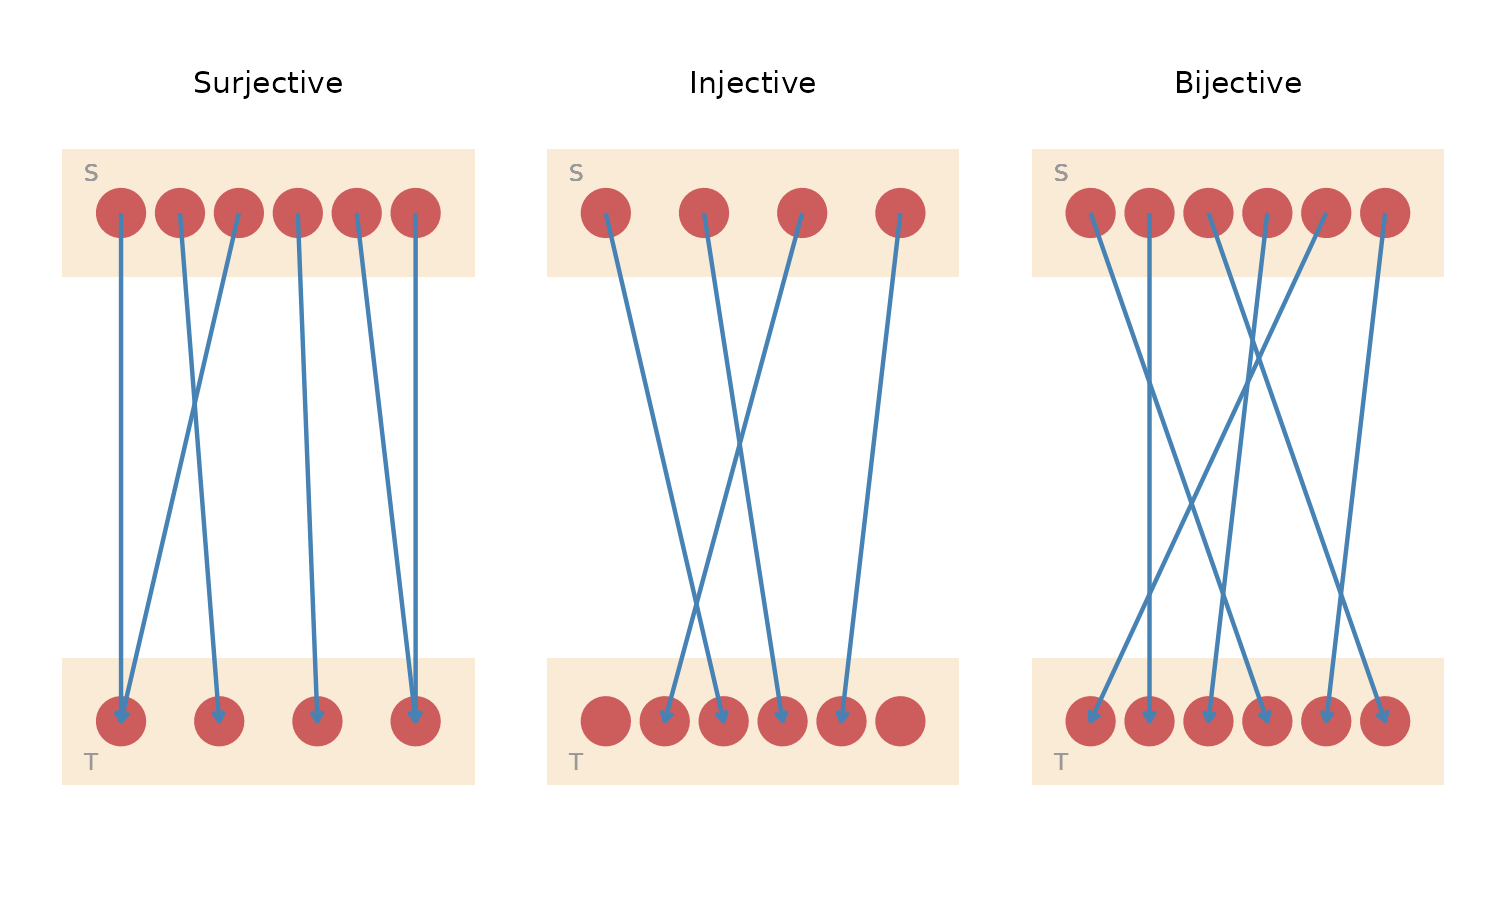

The script that saved this image:
library(ggplot2)
library(patchwork)
source("./figures/defaults.R")

normalize <- function(x) (x - min(x)) / (max(x) - min(x))

plot_function <- function(mapping, codomain_size = NULL) {

  codomain_size <- ifelse(is.null(codomain_size), max(mapping), codomain_size)

  domain <- 1:length(mapping)
  codomain <- 1:codomain_size

  # Center on the same value
  diff <- mean(domain) - mean(codomain)
  domain <- domain - diff / 2
  codomain <- codomain + diff / 2

  domain <- normalize(domain)
  codomain <- normalize(codomain)

  point_data <- data.frame(x = c(domain, codomain),
                           y = rep(c(1, 0), sapply(list(domain, codomain), length)))
  arrow_data <- data.frame(x = domain, xend = codomain[mapping],
                           y = 1, yend = 0)

  h <- 0.25

  ggplot(point_data, aes(x, y)) +
    geom_rect(aes(xmin = -0.2, xmax = 1.2, ymin = 0 - h / 2, ymax = 0 + h / 2),
              fill = "antiquewhite") +
    geom_rect(aes(xmin = -0.2, xmax = 1.2, ymin = 1 - h / 2, ymax = 1 + h / 2),
              fill = "antiquewhite") +
    geom_text(x = -0.1, y = 1.08, label = "S", size = 2, col = "grey60") +
    geom_text(x = -0.1, y = -0.08, label = "T", size = 2, col = "grey60") +
    geom_point(size = 5, col = "indianred") +
    geom_segment(data = arrow_data, aes(x = x, xend = xend, y = y, yend = yend),
                 arrow = arrow(angle = 30, length = unit(0.025, "npc")),
                 col = "steelblue") +
    scale_x_continuous(limits = c(-0.2, 1.2)) +
    scale_y_continuous(limits = c(-0.2, 1.2)) +
    clean_theme +
    theme(panel.border = element_blank(),
          axis.text = element_blank(),
          axis.title = element_blank(),
          plot.title = element_text(vjust = -5, hjust = 0.5))
}

p1 <- plot_function(c(1, 2, 1, 3, 4, 4)) + labs(title = "Surjective")
p2 <- plot_function(c(3, 4, 2, 5), 6) + labs(title = "Injective")
p3 <- plot_function(c(4, 2, 6, 3, 1, 5)) + labs(title = "Bijective")

p <- p1 + p2 + p3

ggsave("./figures/functions-types.png", p, dpi = 300,
       width = def_width, height = def_height, units = "in")
